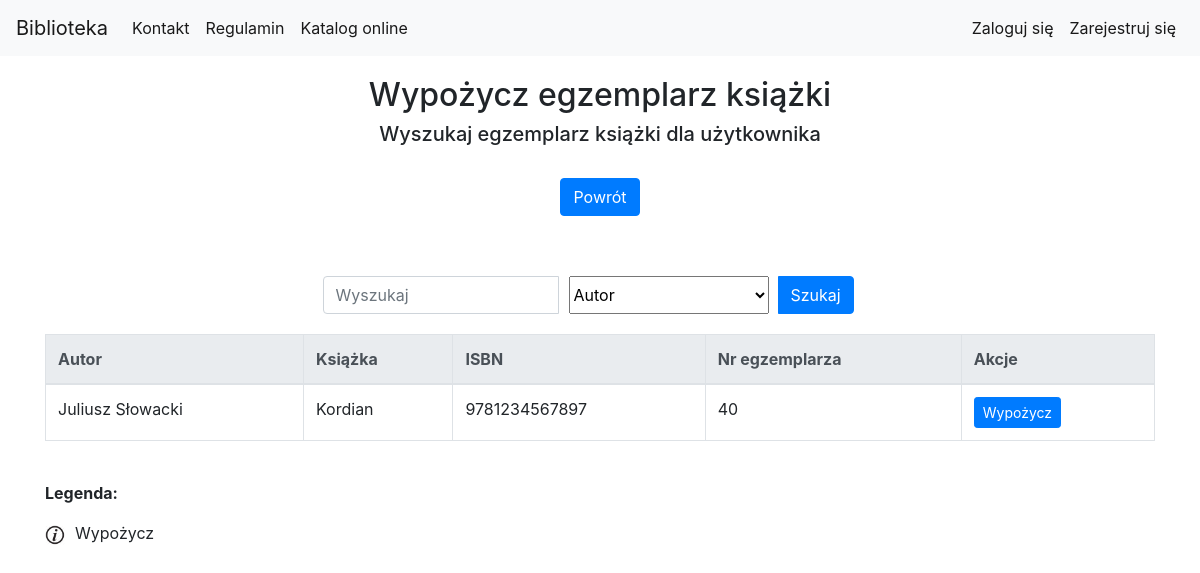
The app's page /library/new_borrow_search_bookcopy/, older data.
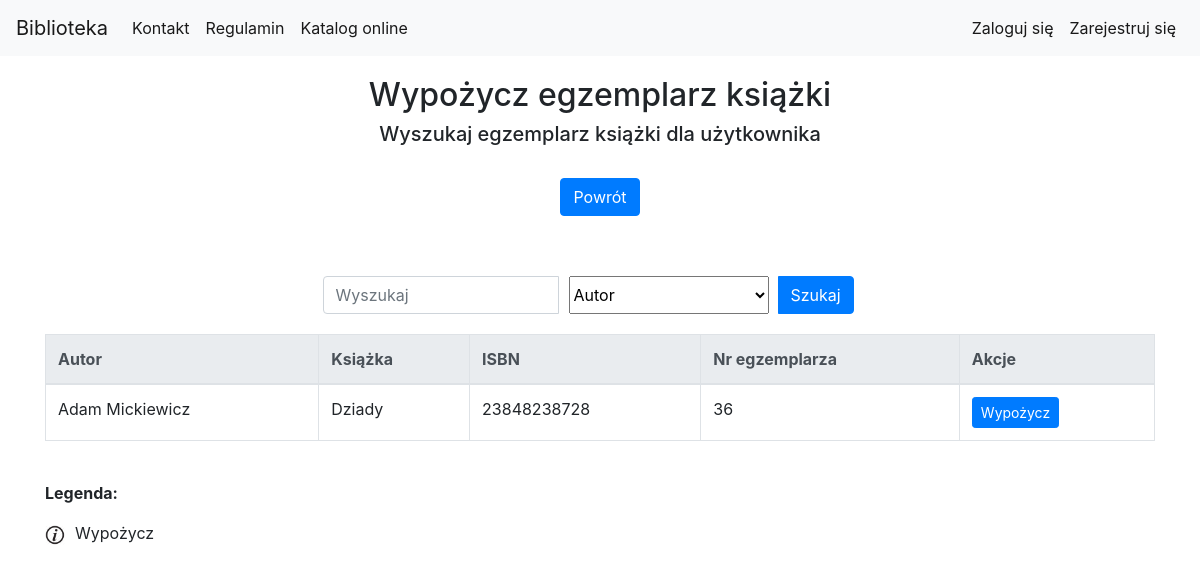
The same page, newer data.
### library_app/models.py (models this page shows, shortened)
class Author(models.Model):
    first_name = models.CharField(max_length=200, verbose_name='Imię')
    last_name = models.CharField(max_length=200, verbose_name='Nazwisko')
    country = models.CharField(max_length=200, verbose_name='Kraj')
    biography = models.TextField(default='', blank=True, null=True, verbose_name='Biografia')
    birth_place = models.CharField(max_length=200, default='', blank=True, null=True, verbose_name='Miejsce urodzenia')
    image_url = models.URLField(default='', blank=True, null=True, verbose_name='Adres url portretu, zakończony rozszerzeniem')
    years_of_life = models.CharField(max_length=10, default='', blank=True, null=True, verbose_name='Lata życia')

class BookCopy(models.Model):
    book = models.ForeignKey(Book, related_name="bookcopies", verbose_name='Wybierz książkę') #teraz w templatce mozemy z poziomu klasy book odnosic sie do obiektow bookcopy, np {{book.bookcopies.count}} da liczbe kopii ksiazek ktore maja w polu book id danej ksiazki
    is_borrowed = models.BooleanField(default=False)

class Book(models.Model):
    authors = models.ManyToManyField(Author, related_name='book_authors', verbose_name='Autorzy')
    category = models.ForeignKey(Category, related_name='book_categories', verbose_name='Kategoria')
    publishing_house = models.ForeignKey(PublishingHouse, related_name='publishing_houses', verbose_name='Wydawnictwo')
    isbn = models.CharField(max_length=30, unique=True, verbose_name='Numer ISBN')
    title = models.CharField(max_length=200, verbose_name='Tytuł')
    description = models.TextField(blank=True, default='', verbose_name='Opis')
    publish_date = models.DateField(default=datetime.now, blank=True, verbose_name='Data publikacji')
    edition = models.PositiveIntegerField(default=1, verbose_name='Numer wydania')
    image_url = models.URLField(default='', blank=True, null=True, verbose_name='Adres url okładki zakończony rozszerzeniem obrazu')
    add_date = models.DateTimeField(auto_now=True)
    slug = models.SlugField(allow_unicode=True, unique=True)

### library_app/views.py (the view)
class BorrowBookCopySearchBookCopy(LoginRequiredMixin, SuperuserRequiredMixin, generic.ListView):
    login_url = reverse_lazy('no_permission')
    context_object_name = "bookcopy_list"
    paginate_by = 20
    model = models.BookCopy
    template_name = 'library_app/borrow_bookcopy_search_bookcopy.html'
    def get_queryset(self):
        search_query = self.request.GET.get("search_query")
        search_type = self.request.GET.get("search_type")
        if search_query is not None:
            if search_type == "title":
                return models.BookCopy.objects.all().filter(book__title__icontains=search_query).filter(is_borrowed=False)
            elif search_type == "author":
                authors_result = ( models.BookCopy.objects.all().filter(book__authors__first_name__icontains=search_query) | models.BookCopy.objects.all().filter(book__authors__last_name__icontains=search_query) ) & models.BookCopy.objects.filter(is_borrowed=False)
                return authors_result
            elif search_type == "bookcopy_nr":
                return models.BookCopy.objects.all().filter(id__icontains=search_query).filter(is_borrowed=False).filter(is_borrowed=False)
            elif search_type == "isbn":
                return models.BookCopy.objects.all().filter(book__isbn__icontains=search_query).filter(is_borrowed=False)
        else:
            return models.BookCopy.objects.filter(is_borrowed=False)

### library_app/templates/library_app/borrow_bookcopy_search_bookcopy.html (shortened to what this page needs)
{% extends "base.html" %}
{% load static %}
{% load custom_tags %}
{% block body_block %}
<div class="container">
    <div class="page-title">
        <h2>Wypożycz egzemplarz książki</h2>
        <h5>Wyszukaj egzemplarz książki dla użytkownika</h5>
        <br>
        <a href="javascript:history.back()" class="btn btn-primary">Powrót</a>
    </div>
            <div class="search-bar">
                <form class="form-inline" action="{% url 'library_app:borrow_create_search_bookcopy' %}" method="GET">
                    <div class="input-group">
                        <input type="search" class="form-control" name="search_query" placeholder="Wyszukaj">
                        <select class="search-select" name="search_type">
                            <option value="author" selected>Autor</option>
                        </select>
                        <div class="input-group-append search-button">
                            <button class="btn btn-primary" type="submit">Szukaj</button>
                        </div>
                    </div>
                </form>
            </div>
            <table class="table table-bordered table-hover">
                <thead class="thead-light">
                    <tr>
                        <th scope="col">Autor</th>
                        <th scope="col">Książka</th>
                        <th scope="col">ISBN</th>
                        <th scope="col">Nr egzemplarza</th>
                        <th scope="col">Akcje</th>
                    </tr>
                </thead>
                <tbody>
                    {% for bookcopy in bookcopy_list %}
                    <tr>
                        <td>
                            {% for author in bookcopy.book.authors.all %}
                                {{author.first_name}} {{author.last_name}}
                            {% endfor %}
                        </td>
                        <td>{{bookcopy.book.title}}</td>
                        <td>{{bookcopy.book.isbn}}</td>
                        <td>{{bookcopy.id}}</td>
                         <td>
                                <form class="form-inline" action="{% url 'library_app:borrow_create' %}" method="get">
                                    <button type="submit" class="btn btn-primary btn-sm">Wypożycz</button>
                                </form>
                        </td>
                    </tr>
                    {% endfor %}
                </tbody>
            </table>
    <div class="table-legend">
        <p><b>Legenda:</b></p>
        <p><img src="{% static 'website_icons/info_ico.png' %}" alt="Szczegóły" width="20" height="20">Wypożycz</p>
    </div>
</div>
{% endblock %}

Row changes from the older to the newer data that the page shows:
no longer on this page (row edited): BookCopy: book "Kordian", book.isbn "9781234567897", id "40"
no longer on this page (row unchanged): Author: first_name "Juliusz", last_name "Słowacki", shown under "Kordian"
now on this page (row edited): BookCopy: book "Dziady", book.isbn "23848238728", id "36"
now on this page (row unchanged): Author: first_name "Adam", last_name "Mickiewicz", shown under "Dziady"
